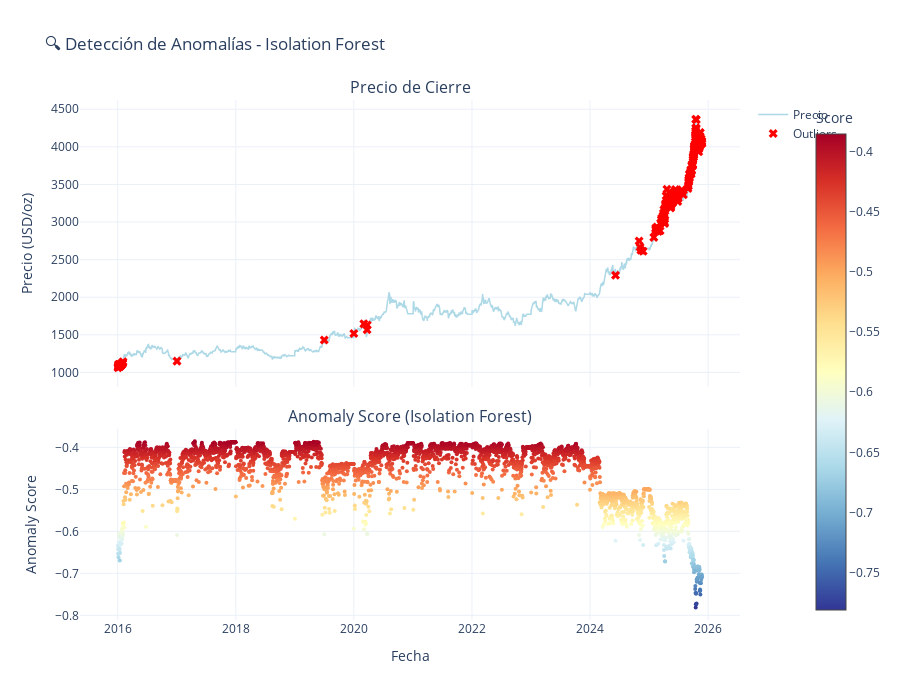

Write notebook code for a chart like this one.
### Code cell
# Visualizar Isolation Forest
fig = make_subplots(
    rows=2, cols=1,
    shared_xaxes=True,
    vertical_spacing=0.08,
    subplot_titles=('Precio de Cierre', 'Anomaly Score (Isolation Forest)'),
    row_heights=[0.6, 0.4]
)

# Subplot 1: Precios con outliers
fig.add_trace(go.Scatter(
    x=df.index,
    y=df['Close'],
    mode='lines',
    name='Precio',
    line=dict(color='lightblue', width=1.5)
), row=1, col=1)

fig.add_trace(go.Scatter(
    x=df[df['outlier_iforest']].index,
    y=df[df['outlier_iforest']]['Close'],
    mode='markers',
    name='Outliers',
    marker=dict(color='red', size=8, symbol='x')
), row=1, col=1)

# Subplot 2: Anomaly Scores
colors = ['red' if x else 'blue' for x in df['outlier_iforest']]
fig.add_trace(go.Scatter(
    x=df.index,
    y=df['anomaly_score'],
    mode='markers',
    name='Anomaly Score',
    marker=dict(color=df['anomaly_score'], colorscale='RdYlBu_r', size=4, 
                colorbar=dict(title="Score", x=1.1)),
    showlegend=False
), row=2, col=1)

fig.update_xaxes(title_text="Fecha", row=2, col=1)
fig.update_yaxes(title_text="Precio (USD/oz)", row=1, col=1)
fig.update_yaxes(title_text="Anomaly Score", row=2, col=1)

fig.update_layout(
    title_text="🔍 Detección de Anomalías - Isolation Forest",
    height=700,
    template='plotly_white',
    hovermode='x unified'
)

fig.show()

print("💡 Interpretación:")
print("   - Scores negativos más bajos → Mayor anomalía")
print("   - Isolation Forest detecta anomalías multivariadas (OHLC + Returns)")

### Figure 1 — Plotly figure (JSON) as saved in the notebook; plotly's stock layout.template omitted (floating-point values rounded to 4 significant figures; data arrays with more than 128 entries replaced by an {"elided": "..."} marker saying what was removed)
{"data": [{"line": {"color": "lightblue", "width": 1.5}, "mode": "lines", "name": "Precio", "type": "scatter", "x": {"elided": "3614 str values"}, "xaxis": "x", "y": {"elided": "3614 float values"}, "yaxis": "y"}, {"marker": {"color": "red", "size": 8, "symbol": "x"}, "mode": "markers", "name": "Outliers", "type": "scatter", "x": {"elided": "181 str values"}, "xaxis": "x", "y": {"elided": "181 float values"}, "yaxis": "y"}, {"marker": {"color": {"elided": "3614 float values"}, "colorbar": {"title": {"text": "Score"}, "x": 1.1}, "colorscale": [[0, "rgb(49,54,149)"], [0.1, "rgb(69,117,180)"], [0.2, "rgb(116,173,209)"], [0.3, "rgb(171,217,233)"], [0.4, "rgb(224,243,248)"], [0.5, "rgb(255,255,191)"], [0.6, "rgb(254,224,144)"], [0.7, "rgb(253,174,97)"], [0.8, "rgb(244,109,67)"], [0.9, "rgb(215,48,39)"], [1, "rgb(165,0,38)"]], "size": 4}, "mode": "markers", "name": "Anomaly Score", "showlegend": false, "type": "scatter", "x": {"elided": "3614 str values"}, "xaxis": "x2", "y": {"elided": "3614 float values"}, "yaxis": "y2"}], "layout": {"annotations": [{"font": {"size": 16}, "showarrow": false, "text": "Precio de Cierre", "x": 0.5, "xanchor": "center", "xref": "paper", "y": 1, "yanchor": "bottom", "yref": "paper"}, {"font": {"size": 16}, "showarrow": false, "text": "Anomaly Score (Isolation Forest)", "x": 0.5, "xanchor": "center", "xref": "paper", "y": 0.368, "yanchor": "bottom", "yref": "paper"}], "height": 700, "hovermode": "x unified", "title": {"text": "🔍 Detección de Anomalías - Isolation Forest"}, "xaxis": {"anchor": "y", "domain": [0, 1], "matches": "x2", "showticklabels": false}, "xaxis2": {"anchor": "y2", "domain": [0, 1], "title": {"text": "Fecha"}}, "yaxis": {"anchor": "x", "domain": [0.448, 1], "title": {"text": "Precio (USD/oz)"}}, "yaxis2": {"anchor": "x2", "domain": [0, 0.368], "title": {"text": "Anomaly Score"}}}}
